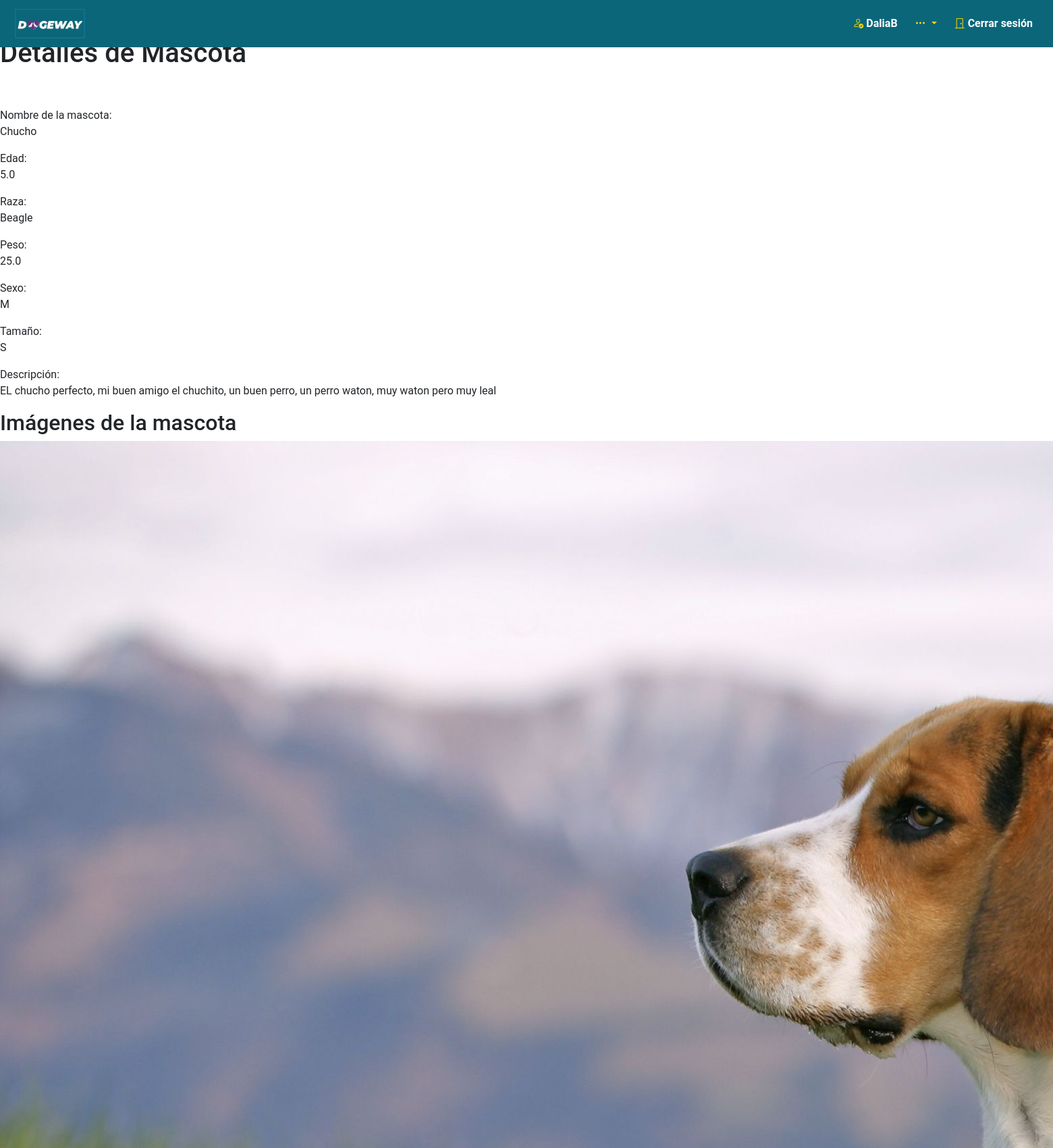
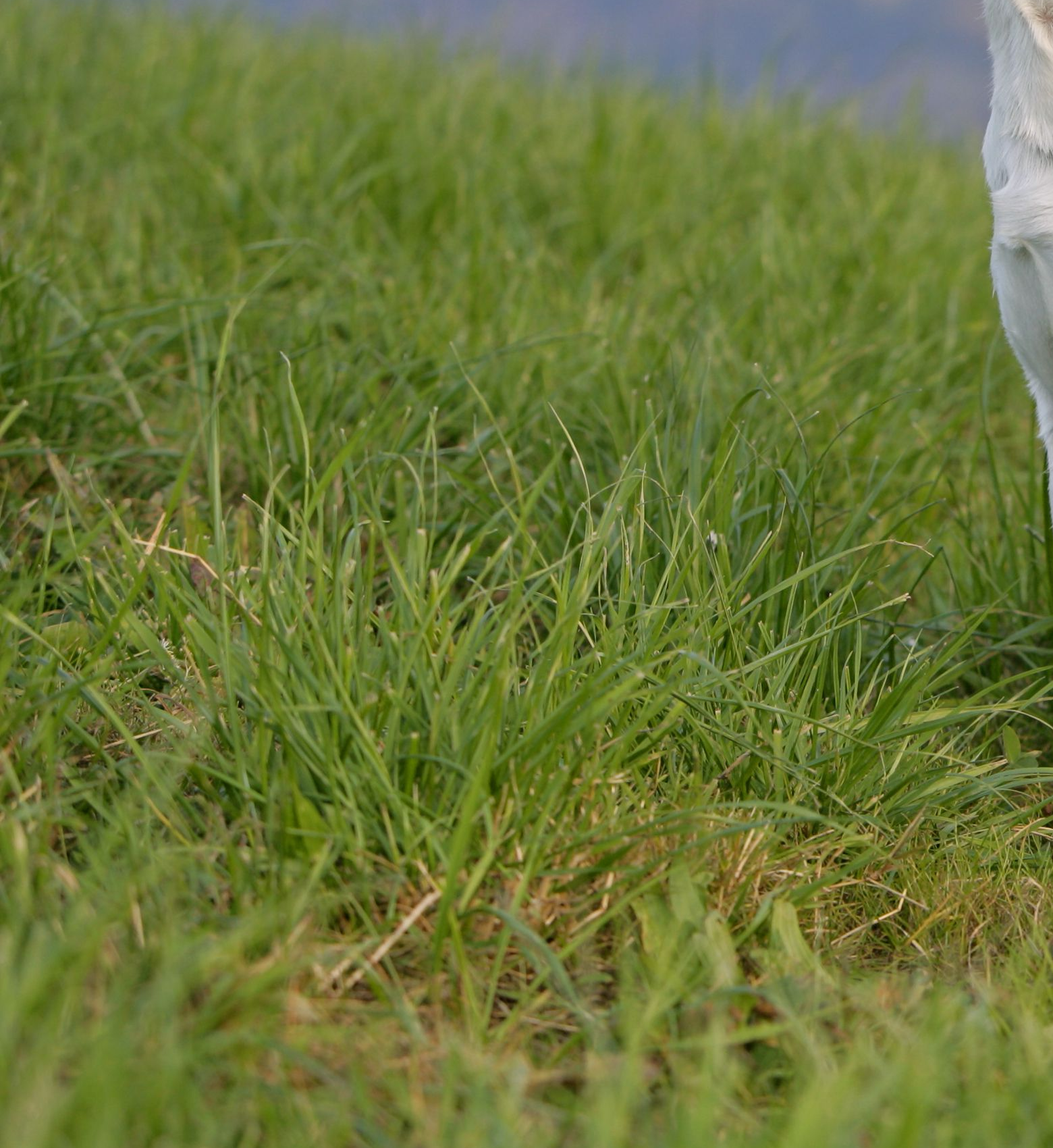
The page /ver_detalle_mascota/32/ (signed in, upper part) on the database its author committed (2 pictures, top to bottom).
### main_app/models.py (models this page shows, shortened)
class Usuario(AbstractUser):
    fotografia = models.ImageField(upload_to='usuarios/', null=True, blank=True)
    telefono = models.CharField(max_length=20)
    fecha_de_nacimiento = models.DateField()
    direccion = models.CharField(max_length=100)
    fotografia_identificacion = models.ImageField(upload_to='identificaciones/', null=True, blank=True)
    verificado = models.BooleanField(default=False)
    usuarios_bloqueados = models.ManyToManyField('self', symmetrical=False, related_name='usuarios_bloqueadores')
    groups = models.ManyToManyField('auth.Group', related_name='usuarios')
    user_permissions = models.ManyToManyField('auth.Permission', related_name='usuarios')

class Mascota(models.Model):
    dueño = models.ForeignKey(Usuario, on_delete=models.CASCADE)
    nombre = models.CharField(max_length=100)
    peso = models.FloatField(null=True, blank=True, validators=[
            MinValueValidator(5),  # El peso no puede ser menor que 0
            MaxValueValidator(150)  # El peso no puede ser mayor que 100
        ])
    edad = models.FloatField(null=True, blank=True, validators=[
            MinValueValidator(2),  # El peso no puede ser menor que 0
            MaxValueValidator(12)  # El peso no puede ser mayor que 100
        ])
    SEXO_CHOICES = (
        ('M', 'Macho'),
        ('H', 'Hembra'),
    )
    sexo = models.CharField(max_length=1, choices=SEXO_CHOICES)
    TAMAÑO_CHOICES = (
        ('XS', ' MuyPequeño'),
        ('S', 'Pequeño'),
        ('M', 'Mediano'),
        ('L', 'Grande'),
        ('XL', 'Gigante'),
    )
    tamaño = models.CharField(max_length=15, choices=TAMAÑO_CHOICES)
    descripcion = models.TextField()
    RAZA_CHOICES = (
        ('Bulldog francés', 'Bulldog francés'),
        ('Labrador retriever', 'Labrador retriever'),
        ('Golden retriever', 'Golden retriever'),
        ('Pastor alemán', 'Pastor alemán'),
        ('Caniche', 'Caniche'),
        ('Bulldog', 'Bulldog'),
        ('Rottweiler', 'Rottweiler'),
        ('Beagle', 'Beagle'),
        ('Salchicha', 'Salchicha'),
        ('Braco alemán de pelo corto', 'Braco alemán de pelo corto'),
        ('Corgi galés de Pembroke', 'Corgi galés de Pembroke'),
        ('Pastor australiano', 'Pastor australiano'),
        ('Yorkshire terrier', 'Yorkshire terrier'),
        ('Cavalier King Charles spaniel', 'Cavalier King Charles spaniel'),
        ('Doberman pinscher', 'Doberman pinscher'),
        ('Boxer', 'Boxer'),
        ('Schnauzer miniatura', 'Schnauzer miniatura'),
        ('Cane corso', 'Cane corso'),
        ('Gran danés', 'Gran danés'),
        ('Shih Tzu', 'Shih Tzu'),
        ('Husky siberiano', 'Husky siberiano'),
        ('Chihuahua', 'Chihuahua'),  # Raza agregada
        ('Solovino', 'Solovino'),  # Raza agregada
    )
    raza = models.CharField(max_length=100, choices=RAZA_CHOICES)
    tiene_cartilla = models.BooleanField()
    adopcion = models.BooleanField(default=False)
    likes = models.ManyToManyField("self", symmetrical=False, related_name="liked_by", blank=True)
    facebook_mascota = models.URLField(blank=True, null=True)
    twitter_mascota = models.URLField(blank=True, null=True)
    instagram_mascota = models.URLField(blank=True, null=True)
    tiktok_mascota = models.URLField(blank=True, null=True)

class ImagenMascota(models.Model):
    mascota = models.OneToOneField(Mascota, on_delete=models.CASCADE)
    imagen_1 = models.ImageField(upload_to='mascota_imagenes/')
    imagen_2 = models.ImageField(upload_to='mascota_imagenes/')
    imagen_3 = models.ImageField(upload_to='mascota_imagenes/')
    imagen_4 = models.ImageField(upload_to='mascota_imagenes/')
    imagen_5 = models.ImageField(upload_to='mascota_imagenes/')
    imagen_6 = models.ImageField(upload_to='mascota_imagenes/')

### main_app/views.py (the view)
# urls.py: path('ver_detalle_mascota/<int:mascota_id>/', views.VerDetalleMascota.as_view(), name='ver_detalle_mascota'),
class VerDetalleMascota(LoginRequiredMixin, DetailView):
    model = Mascota
    template_name = 'mascota_detalle.html'
    context_object_name = 'mascota'
    def get_context_data(self, **kwargs):
        context = super().get_context_data(**kwargs)
        mascota = context['mascota']
        context['imagenes_mascota'] = ImagenMascota.objects.filter(mascota=mascota)
        return context
    def get_object(self, queryset=None):
        mascota_id = self.kwargs.get('mascota_id')
        return get_object_or_404(Mascota, id=mascota_id, dueño=self.request.user)

### main_app/templates/mascota_detalle.html (shortened to what this page needs)
{% extends "layouts/base.html" %}
{% load static %}
{% block estilos_adicionales %}
<link rel="stylesheet" href="{% static 'css/mascota_detalle.css' %}">
{% endblock %}
{% block content %}
<div class="detalleMascota">
    <h1>Detalles de Mascota</h1><br><br>
    <div class="input-container">
        <label for="id_nombre">Nombre de la mascota:</label>
        <p>{{ mascota.nombre }}</p>
    </div>
    <div class="input-container">
        <label for="id_edad">Edad:</label>
        <p>{{ mascota.edad }}</p>
    </div>
    <div class="input-container">
        <label for="id_raza">Raza:</label>
        <p>{{ mascota.raza }}</p>
    </div>
    <div class="input-container">
        <label for="id_peso">Peso:</label>
        <p>{{ mascota.peso }}</p>
    </div>
    <div class="input-container">
        <label for="id_sexo">Sexo:</label>
        <p>{{ mascota.sexo }}</p>
    </div>
    <div class="input-container">
        <label for="id_tamaño">Tamaño:</label>
        <p>{{ mascota.tamaño }}</p>
    </div>
    <div class="input-container">
        <label for="id_descripcion">Descripción:</label>
        <p>{{ mascota.descripcion }}</p>
    </div>
    <div class="imagenesMascota">
        <h2>Imágenes de la mascota</h2>
        {% for imagen in imagenes_mascota %}
        {% if imagen.imagen_1 %}
        <img src="{{ imagen.imagen_1.url }}" alt="Imagen de {{ mascota.nombre }}">
        {% endif %}
        {% endfor %}
    </div>
</div>
{% endblock content %}

### main_app/templates/layouts/base.html (shortened to what this page needs)
<!DOCTYPE html>
<html lang="en">
<head>
    {% load static %}
    <link href="https://cdn.jsdelivr.net/npm/bootstrap@5.3.2/dist/css/bootstrap.min.css" rel="stylesheet">
    <link rel="stylesheet" href="https://cdn.jsdelivr.net/npm/bootstrap-icons@1.11.2/font/bootstrap-icons.min.css">
    <link rel="stylesheet" href="{% static 'css/base.css' %}">
    {% block estilos_adicionales %}{% endblock %}
</head>
<body>
    <header>
        <nav class="navbar navbar-expand-lg" style="background-color: #0B667A;">
            <div class="container-fluid">
                <a class="navbar-brand" id="imagen" href="{% url 'home' %}">
                    <img src="{% static 'imagenes/LOGO.png' %}" alt="Dogeway Logo" class="navbar-logo">
                </a>
                <div class="collapse navbar-collapse" id="navbarSupportedContent">
                    <ul class="navbar-nav mb-2 mb-lg-0 ms-auto">
                        {% if user.is_authenticated%}
                            <li class="nav-item" id="NombreUsuario">
                                <a class="nav-link">
                                    {% if user.verificado %}
                                    <i class="bi bi-person-check" style="color: gold;"></i>
                                    {% endif %}
                                    {{ user.username }}
                                </a>
                            </li>
                            <li class="nav-item">
                                <div class="dropdown">
                                    <a class="nav-link dropdown-toggle" href="#" role="button" id="dropdownMenuLink" data-bs-toggle="dropdown" aria-expanded="false" style="color: gold;">
                                        <i class="bi bi-three-dots" style="color: gold;"></i>
                                    </a>
                                </div>
                            </li>
                            <li class="nav-item">
                                <a class="nav-link" href="{% url 'logout' %}?next={% url 'home' %}">
                                    <i class="bi bi-door-closed" style="color: gold;"></i> Cerrar sesión
                                </a>
                            </li>
                        {% else %}
                            <li class="nav-item">
                                <a class="nav-link login-signup" href="{% url 'login' %}">Iniciar sesión</a>
                            </li>
                        {% endif %}
                    </ul>
                </div>
            </div>
        </nav>
    </header>
    <div class="content">
        {% block content %}{% endblock %}
    </div>
</body>
</html>

### main_app/static/css/base.css (style rules this page uses)
* { margin: 0; padding: 0; box-sizing: border-box; text-decoration: none; font-family: 'Roboto', sans-serif; }
body { margin-top: 55px; }
header { background-color: #0B667A; position: fixed; top: 0; left: 0; width: 100%; padding: 5px 10px; z-index: 100; }
header nav { display: flex; align-items: center; justify-content: space-between; font-weight: bold; padding-top: 5px; padding-bottom: 5px; padding-left: 3%; padding-right: 1%; }
header .navbar-logo { width: 100px; }
#imagen { background-color: transparent; border: 2px double #0e738a; }
header nav ul { display: flex; list-style: none; margin: 0; padding: 0; }
header nav ul li { margin-left: 10px; }
header nav ul li a { color: white; font-size: 16px; text-decoration: none; padding: 10px; }
header { padding: 5px 10px; }
header nav ul { display: flex; list-style: none; margin: 0; padding: 0; justify-content: flex-end; }
.nav-link { color: white; }

### rows shown on the page
Usuario: username "DaliaB"
Mascota: nombre "Chucho", edad "5.0", raza "Beagle", peso "25.0", sexo "M", tamaño "S", descripcion "EL chucho perfecto, mi buen amigo el chuchito, un buen perro, un perro waton, muy waton pero muy leal"
ImagenMascota: imagen_1 (picture)
